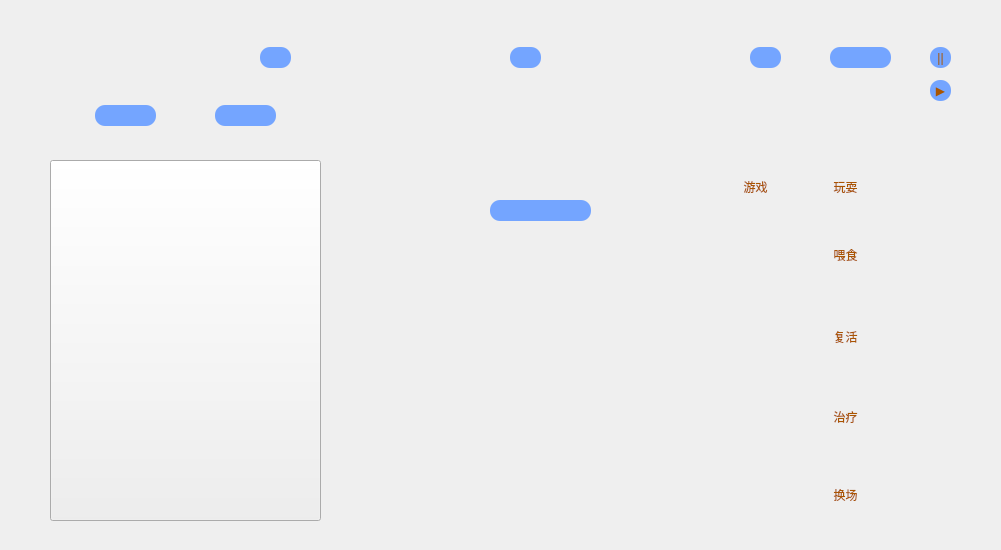
<?xml version="1.0" encoding="UTF-8"?>
<ui version="4.0">
 <class>petWidget</class>
 <widget class="QWidget" name="petWidget">
  <property name="geometry">
   <rect>
    <x>0</x>
    <y>0</y>
    <width>1001</width>
    <height>550</height>
   </rect>
  </property>
  <property name="minimumSize">
   <size>
    <width>1001</width>
    <height>550</height>
   </size>
  </property>
  <property name="maximumSize">
   <size>
    <width>1001</width>
    <height>550</height>
   </size>
  </property>
  <property name="windowTitle">
   <string>Form</string>
  </property>
  <widget class="QPushButton" name="Fun">
   <property name="geometry">
    <rect>
     <x>810</x>
     <y>130</y>
     <width>71</width>
     <height>71</height>
    </rect>
   </property>
   <property name="styleSheet">
    <string notr="true">border-image: url(:/petjiemian/wanshau.jpg);
font: 75 9pt &quot;等线&quot;;
color: rgb(170, 85, 0);
border-radius:10px
</string>
   </property>
   <property name="text">
    <string>


玩耍</string>
   </property>
  </widget>
  <widget class="QPushButton" name="Food">
   <property name="geometry">
    <rect>
     <x>810</x>
     <y>210</y>
     <width>71</width>
     <height>61</height>
    </rect>
   </property>
   <property name="styleSheet">
    <string notr="true">border-image: url(:/petjiemian/weishi.jpg);
font: 75 9pt &quot;等线&quot;;
color: rgb(170, 85, 0);
border-radius:10px</string>
   </property>
   <property name="text">
    <string>

喂食</string>
   </property>
  </widget>
  <widget class="QPushButton" name="Resurrection">
   <property name="geometry">
    <rect>
     <x>810</x>
     <y>280</y>
     <width>71</width>
     <height>71</height>
    </rect>
   </property>
   <property name="styleSheet">
    <string notr="true">border-image: url(:/petjiemian/fuhuo.jpg);
font: 75 9pt &quot;等线&quot;;
color: rgb(170, 85, 0);
border-radius:10px</string>
   </property>
   <property name="text">
    <string>


复活</string>
   </property>
  </widget>
  <widget class="QPushButton" name="Cure">
   <property name="geometry">
    <rect>
     <x>810</x>
     <y>360</y>
     <width>71</width>
     <height>71</height>
    </rect>
   </property>
   <property name="styleSheet">
    <string notr="true">border-image: url(:/petjiemian/zhiliao.jpg);
font: 75 9pt &quot;等线&quot;;
color: rgb(170, 85, 0);
border-radius:10px</string>
   </property>
   <property name="text">
    <string>


治疗</string>
   </property>
  </widget>
  <widget class="QPushButton" name="changeButton">
   <property name="geometry">
    <rect>
     <x>810</x>
     <y>450</y>
     <width>71</width>
     <height>61</height>
    </rect>
   </property>
   <property name="styleSheet">
    <string notr="true">border-image: url(:/petjiemian/huanchang.jpg);
font: 75 9pt &quot;等线&quot;;
color: rgb(170, 85, 0);
border-radius:10px</string>
   </property>
   <property name="text">
    <string>

换场</string>
   </property>
  </widget>
  <widget class="QPushButton" name="storeButton">
   <property name="geometry">
    <rect>
     <x>50</x>
     <y>160</y>
     <width>271</width>
     <height>361</height>
    </rect>
   </property>
   <property name="styleSheet">
    <string notr="true">border-image: url(:/petjiemian/store.png);</string>
   </property>
   <property name="text">
    <string/>
   </property>
  </widget>
  <widget class="QLabel" name="gsLabel">
   <property name="geometry">
    <rect>
     <x>40</x>
     <y>30</y>
     <width>61</width>
     <height>61</height>
    </rect>
   </property>
   <property name="styleSheet">
    <string notr="true">image: url(:/petjiemian/haogandu1.png);</string>
   </property>
   <property name="text">
    <string/>
   </property>
  </widget>
  <widget class="QLineEdit" name="gsEdit">
   <property name="geometry">
    <rect>
     <x>260</x>
     <y>47</y>
     <width>31</width>
     <height>21</height>
    </rect>
   </property>
   <property name="styleSheet">
    <string notr="true">font: 75 9pt &quot;等线&quot;;
background-color: rgb(116, 165, 255);
color: rgb(170, 85, 0);
qproperty-alignment:AlignHCenter;
border-radius:10px;
border-width:0;
border-style:outset</string>
   </property>
  </widget>
  <widget class="QLabel" name="hsLabel">
   <property name="geometry">
    <rect>
     <x>300</x>
     <y>20</y>
     <width>41</width>
     <height>61</height>
    </rect>
   </property>
   <property name="styleSheet">
    <string notr="true">image: url(:/petjiemian/shiwu.png);</string>
   </property>
   <property name="text">
    <string/>
   </property>
  </widget>
  <widget class="QLabel" name="hLabel">
   <property name="geometry">
    <rect>
     <x>545</x>
     <y>40</y>
     <width>61</width>
     <height>41</height>
    </rect>
   </property>
   <property name="styleSheet">
    <string notr="true">image: url(:/petjiemian/healthy (1).png);</string>
   </property>
   <property name="text">
    <string/>
   </property>
  </widget>
  <widget class="QLabel" name="aLabel">
   <property name="geometry">
    <rect>
     <x>45</x>
     <y>88</y>
     <width>51</width>
     <height>51</height>
    </rect>
   </property>
   <property name="styleSheet">
    <string notr="true">image: url(:/petjiemian/shengming.png);</string>
   </property>
   <property name="text">
    <string/>
   </property>
  </widget>
  <widget class="QLabel" name="wLabel">
   <property name="geometry">
    <rect>
     <x>145</x>
     <y>78</y>
     <width>71</width>
     <height>71</height>
    </rect>
   </property>
   <property name="styleSheet">
    <string notr="true">image: url(:/petjiemian/tizhong.png);</string>
   </property>
   <property name="text">
    <string/>
   </property>
  </widget>
  <widget class="QLabel" name="mLabel">
   <property name="geometry">
    <rect>
     <x>790</x>
     <y>40</y>
     <width>41</width>
     <height>31</height>
    </rect>
   </property>
   <property name="styleSheet">
    <string notr="true">image: url(:/petjiemian/jinbi.png);</string>
   </property>
   <property name="text">
    <string/>
   </property>
  </widget>
  <widget class="QLineEdit" name="hsEdit">
   <property name="geometry">
    <rect>
     <x>510</x>
     <y>47</y>
     <width>31</width>
     <height>21</height>
    </rect>
   </property>
   <property name="styleSheet">
    <string notr="true">font: 75 9pt &quot;等线&quot;;
background-color: rgb(116, 165, 255);
color: rgb(170, 85, 0);
border-radius:10px;
qproperty-alignment:AlignHCenter;
border-width:0;
border-style:outset</string>
   </property>
  </widget>
  <widget class="QLineEdit" name="hEdit">
   <property name="geometry">
    <rect>
     <x>750</x>
     <y>47</y>
     <width>31</width>
     <height>21</height>
    </rect>
   </property>
   <property name="styleSheet">
    <string notr="true">font: 75 9pt &quot;等线&quot;;
background-color: rgb(116, 165, 255);
color: rgb(170, 85, 0);
qproperty-alignment:AlignHCenter;
border-radius:10px;
border-width:0;
border-style:outset</string>
   </property>
  </widget>
  <widget class="QLineEdit" name="aEdit">
   <property name="geometry">
    <rect>
     <x>95</x>
     <y>105</y>
     <width>61</width>
     <height>21</height>
    </rect>
   </property>
   <property name="styleSheet">
    <string notr="true">font: 75 9pt &quot;等线&quot;;
background-color: rgb(116, 165, 255);
color: rgb(170, 85, 0);
qproperty-alignment:AlignHCenter;
border-radius:10px;
border-width:0;
border-style:outset</string>
   </property>
   <property name="text">
    <string/>
   </property>
  </widget>
  <widget class="QLineEdit" name="wEdit">
   <property name="geometry">
    <rect>
     <x>215</x>
     <y>105</y>
     <width>61</width>
     <height>21</height>
    </rect>
   </property>
   <property name="styleSheet">
    <string notr="true">font: 75 9pt &quot;等线&quot;;

color: rgb(170, 85, 0);
background-color: rgb(116, 165, 255);
qproperty-alignment:AlignHCenter;
border-radius:10px;
border-width:0;
border-style:outset</string>
   </property>
   <property name="text">
    <string/>
   </property>
  </widget>
  <widget class="QLineEdit" name="mEdit">
   <property name="geometry">
    <rect>
     <x>830</x>
     <y>47</y>
     <width>61</width>
     <height>21</height>
    </rect>
   </property>
   <property name="styleSheet">
    <string notr="true">font: 75 9pt &quot;等线&quot;;
background-color: rgb(116, 165, 255);
color: rgb(170, 85, 0);
qproperty-alignment:AlignHCenter;
border-radius:10px;
border-width:0;
border-style:outset</string>
   </property>
  </widget>
  <widget class="QLabel" name="nLabel">
   <property name="geometry">
    <rect>
     <x>420</x>
     <y>190</y>
     <width>81</width>
     <height>41</height>
    </rect>
   </property>
   <property name="styleSheet">
    <string notr="true">
image: url(:/petjiemian/jieduan1.gif);</string>
   </property>
   <property name="text">
    <string/>
   </property>
  </widget>
  <widget class="QLineEdit" name="mEdit_2">
   <property name="geometry">
    <rect>
     <x>490</x>
     <y>200</y>
     <width>101</width>
     <height>21</height>
    </rect>
   </property>
   <property name="styleSheet">
    <string notr="true">font: 75 9pt &quot;等线&quot;;
background-color: rgb(116, 165, 255);
color: rgb(170, 85, 0);
qproperty-alignment:AlignHCenter;
border-radius:10px;
border-width:0;
border-style:outset</string>
   </property>
  </widget>
  <widget class="QLabel" name="label">
   <property name="geometry">
    <rect>
     <x>390</x>
     <y>280</y>
     <width>281</width>
     <height>211</height>
    </rect>
   </property>
   <property name="text">
    <string/>
   </property>
  </widget>
  <widget class="QLabel" name="gsLabel1">
   <property name="geometry">
    <rect>
     <x>100</x>
     <y>40</y>
     <width>31</width>
     <height>31</height>
    </rect>
   </property>
   <property name="styleSheet">
    <string notr="true">image: url(:/petjiemian/hapgandu.png);</string>
   </property>
   <property name="text">
    <string/>
   </property>
  </widget>
  <widget class="QLabel" name="gsLabel2">
   <property name="geometry">
    <rect>
     <x>130</x>
     <y>40</y>
     <width>31</width>
     <height>31</height>
    </rect>
   </property>
   <property name="styleSheet">
    <string notr="true">image: url(:/petjiemian/hapgandu.png);</string>
   </property>
   <property name="text">
    <string/>
   </property>
  </widget>
  <widget class="QLabel" name="gsLabel3">
   <property name="geometry">
    <rect>
     <x>160</x>
     <y>40</y>
     <width>31</width>
     <height>31</height>
    </rect>
   </property>
   <property name="styleSheet">
    <string notr="true">image: url(:/petjiemian/hapgandu.png);</string>
   </property>
   <property name="text">
    <string/>
   </property>
  </widget>
  <widget class="QLabel" name="gsLabel4">
   <property name="geometry">
    <rect>
     <x>190</x>
     <y>40</y>
     <width>31</width>
     <height>31</height>
    </rect>
   </property>
   <property name="styleSheet">
    <string notr="true">image: url(:/petjiemian/hapgandu.png);</string>
   </property>
   <property name="text">
    <string/>
   </property>
  </widget>
  <widget class="QLabel" name="gsLabel5">
   <property name="geometry">
    <rect>
     <x>220</x>
     <y>40</y>
     <width>31</width>
     <height>31</height>
    </rect>
   </property>
   <property name="styleSheet">
    <string notr="true">image: url(:/petjiemian/hapgandu.png);</string>
   </property>
   <property name="text">
    <string/>
   </property>
  </widget>
  <widget class="QLabel" name="hsLabel1">
   <property name="geometry">
    <rect>
     <x>320</x>
     <y>12</y>
     <width>91</width>
     <height>81</height>
    </rect>
   </property>
   <property name="styleSheet">
    <string notr="true">image: url(:/petjiemian/siwang.png);</string>
   </property>
   <property name="text">
    <string/>
   </property>
  </widget>
  <widget class="QLabel" name="hLabel1">
   <property name="geometry">
    <rect>
     <x>564</x>
     <y>2</y>
     <width>101</width>
     <height>111</height>
    </rect>
   </property>
   <property name="styleSheet">
    <string notr="true">image: url(:/petjiemian/jiankang.png);</string>
   </property>
   <property name="text">
    <string/>
   </property>
  </widget>
  <widget class="QLabel" name="hsLabel2">
   <property name="geometry">
    <rect>
     <x>350</x>
     <y>12</y>
     <width>91</width>
     <height>81</height>
    </rect>
   </property>
   <property name="styleSheet">
    <string notr="true">image: url(:/petjiemian/siwang.png);</string>
   </property>
   <property name="text">
    <string/>
   </property>
  </widget>
  <widget class="QLabel" name="hsLabel3">
   <property name="geometry">
    <rect>
     <x>380</x>
     <y>12</y>
     <width>91</width>
     <height>81</height>
    </rect>
   </property>
   <property name="styleSheet">
    <string notr="true">image: url(:/petjiemian/siwang.png);</string>
   </property>
   <property name="text">
    <string/>
   </property>
  </widget>
  <widget class="QLabel" name="hsLabel4">
   <property name="geometry">
    <rect>
     <x>410</x>
     <y>12</y>
     <width>91</width>
     <height>81</height>
    </rect>
   </property>
   <property name="styleSheet">
    <string notr="true">image: url(:/petjiemian/siwang.png);</string>
   </property>
   <property name="text">
    <string/>
   </property>
  </widget>
  <widget class="QLabel" name="hsLabel5">
   <property name="geometry">
    <rect>
     <x>440</x>
     <y>12</y>
     <width>91</width>
     <height>81</height>
    </rect>
   </property>
   <property name="styleSheet">
    <string notr="true">image: url(:/petjiemian/siwang.png);</string>
   </property>
   <property name="text">
    <string/>
   </property>
  </widget>
  <widget class="QLabel" name="hLabel5">
   <property name="geometry">
    <rect>
     <x>676</x>
     <y>2</y>
     <width>101</width>
     <height>111</height>
    </rect>
   </property>
   <property name="styleSheet">
    <string notr="true">image: url(:/petjiemian/jiankang.png);</string>
   </property>
   <property name="text">
    <string/>
   </property>
  </widget>
  <widget class="QLabel" name="hLabel4">
   <property name="geometry">
    <rect>
     <x>648</x>
     <y>2</y>
     <width>101</width>
     <height>111</height>
    </rect>
   </property>
   <property name="styleSheet">
    <string notr="true">image: url(:/petjiemian/jiankang.png);</string>
   </property>
   <property name="text">
    <string/>
   </property>
  </widget>
  <widget class="QLabel" name="hLabel3">
   <property name="geometry">
    <rect>
     <x>620</x>
     <y>2</y>
     <width>101</width>
     <height>111</height>
    </rect>
   </property>
   <property name="styleSheet">
    <string notr="true">image: url(:/petjiemian/jiankang.png);</string>
   </property>
   <property name="text">
    <string/>
   </property>
  </widget>
  <widget class="QLabel" name="hLabel2">
   <property name="geometry">
    <rect>
     <x>592</x>
     <y>2</y>
     <width>101</width>
     <height>111</height>
    </rect>
   </property>
   <property name="styleSheet">
    <string notr="true">image: url(:/petjiemian/jiankang.png);</string>
   </property>
   <property name="text">
    <string/>
   </property>
  </widget>
  <widget class="QPushButton" name="pushButton">
   <property name="geometry">
    <rect>
     <x>720</x>
     <y>130</y>
     <width>71</width>
     <height>71</height>
    </rect>
   </property>
   <property name="styleSheet">
    <string notr="true">border-image: url(:/petjiemian/youxi.jpg);
font: 75 9pt &quot;等线&quot;;
color: rgb(170, 85, 0);
border-radius:10px
</string>
   </property>
   <property name="text">
    <string>


游戏</string>
   </property>
  </widget>
  <widget class="QPushButton" name="pushButton_2">
   <property name="geometry">
    <rect>
     <x>930</x>
     <y>80</y>
     <width>21</width>
     <height>21</height>
    </rect>
   </property>
   <property name="styleSheet">
    <string notr="true">font: 75 9pt &quot;等线&quot;;
background-color: rgb(116, 165, 255);
color: rgb(170, 85, 0);

border-radius:10px;
border-width:0;
border-style:outset</string>
   </property>
   <property name="text">
    <string>▶</string>
   </property>
  </widget>
  <widget class="QPushButton" name="start">
   <property name="geometry">
    <rect>
     <x>930</x>
     <y>47</y>
     <width>21</width>
     <height>21</height>
    </rect>
   </property>
   <property name="styleSheet">
    <string notr="true">font: 75 9pt &quot;等线&quot;;
background-color: rgb(116, 165, 255);
color: rgb(170, 85, 0);
border-radius:10px;
border-width:0;
border-style:outset</string>
   </property>
   <property name="text">
    <string>||</string>
   </property>
  </widget>
 </widget>
 <resources/>
 <connections/>
</ui>
